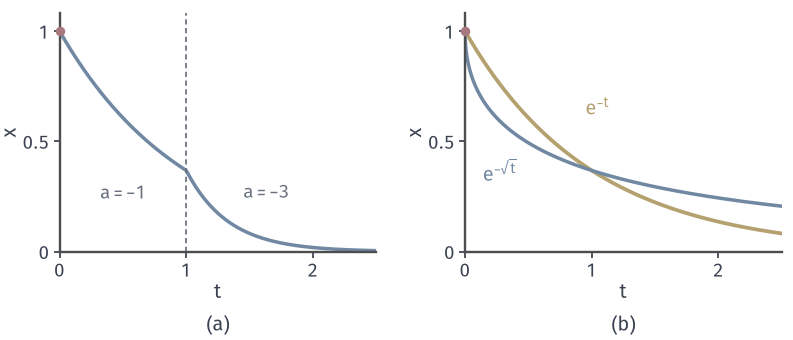

Here is the Python script that generated this plot:
from pathlib import Path
import sys
ROOT = next(p for p in Path(__file__).resolve().parents if (p/'build.sh').is_file() and (p/'tex/book.tex').is_file())
sys.path.insert(0, str(ROOT/'figures/06-differential-equations/01-ordinary-differential-equations/matplotlib/lde-common'))
from lde_common import *
HERE = Path(__file__).resolve().parent
# 目标：系数跳变时解有折角；系数在端点可积无界时解连续但端点斜率无穷。
fig, axes = figure(width_mm=112, height_mm=48, ncols=2)
panel(fig, .075, .985, .96, .26, .28)
a, b = axes
t = np.linspace(0, 2.5, 600)
x = np.where(t < 1, np.exp(-t), np.exp(-1)*np.exp(-3*(t-1)))
a.plot(t, x, color=BLUE, lw=MAIN)
a.plot([0], [1], 'o', ms=3.8, color=RED, mew=0, clip_on=False, zorder=5)
a.axvline(1, color=MUTED, lw=.7, ls=(0, (3, 2)))
a.text(.32, .24, '$a=-1$', color=MUTED, fontsize=7.5); a.text(1.45, .24, '$a=-3$', color=MUTED, fontsize=7.5)
a.set_xlim(0, 2.5); a.set_ylim(0, 1.08); a.set_xticks([0, 1, 2]); a.set_yticks([0, .5, 1]); a.set_yticklabels(['0', '0.5', '1']); label(a, '$t$', '$x$')
t = np.linspace(0, 2.5, 1600)
b.plot(t, np.exp(-t), color=YELLOW, lw=1.5)
b.plot(t, np.exp(-np.sqrt(t)), color=BLUE, lw=MAIN)
b.plot([0], [1], 'o', ms=3.8, color=RED, mew=0, clip_on=False, zorder=5)
b.text(.95, .62, '$\\mathrm{e}^{-t}$', color=YELLOW); b.text(.14, .32, '$\\mathrm{e}^{-\\sqrt{t}}$', color=BLUE)
b.set_xlim(0, 2.5); b.set_ylim(0, 1.08); b.set_xticks([0, 1, 2]); b.set_yticks([0, .5, 1]); b.set_yticklabels(['0', '0.5', '1']); label(b, '$t$', '$x$')
tags(fig, axes)
save(fig, HERE, 'figure', {'a': 'a(t)=-1 on [0,1), -3 on [1,2.5], x0=1', 'b': 'a(t)=-1/(2 sqrt t), x0=1'})
